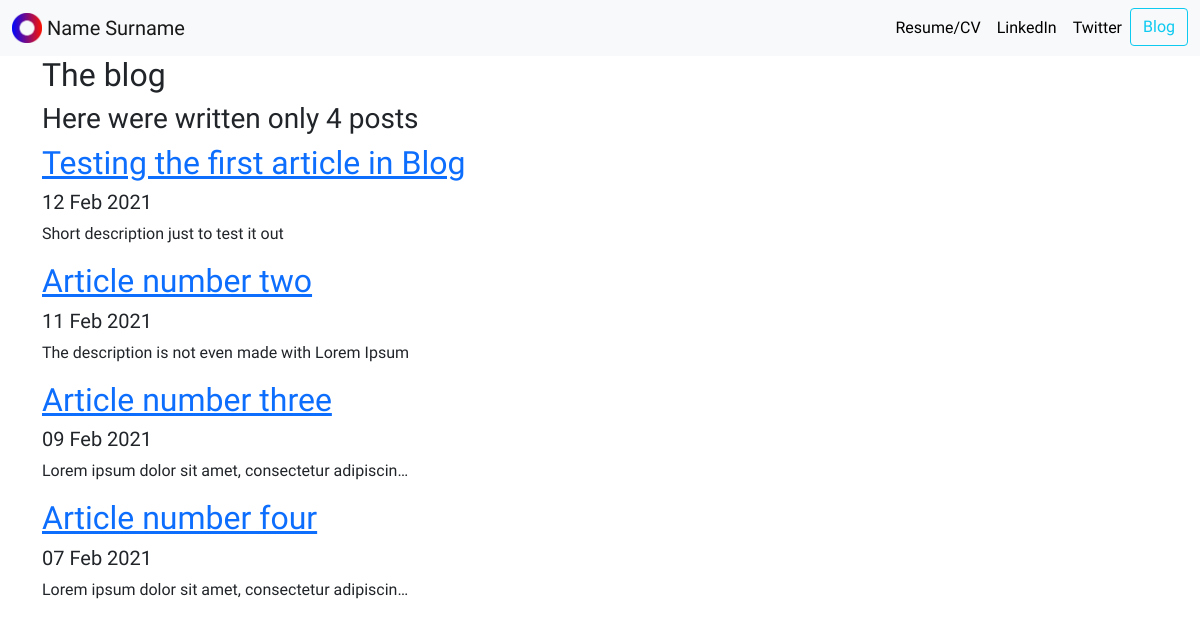
Screenshot of /blog/ with the database file from the repository.
### blog/models.py (models this page shows, shortened)
class Blog(models.Model):
    title = models.CharField(max_length=200)
    description = models.TextField(max_length=250)
    date = models.DateField()

### blog/views.py (the view)
# urls.py: path('', views.all_blogs, name='all_blogs'),
def all_blogs(request):
    blogs = Blog.objects.all()
    return render(request, 'blog/all_blogs.html', {'blogs':blogs})

### blog/templates/blog/all_blogs.html
{% extends 'porto/base.html' %}
{% block content %}
<h2>The blog</h2>
<h3>Here were written only {{ blogs.count }} post{{ blogs.count|pluralize}}</h3>
{% for blog in blogs %}
<a href="{% url 'blog:detail' blog.id %}"><h2>{{ blog.title }}</h2></a>
<h5> {{ blog.date|date:'d M Y' }}</h5>
<p>{{ blog.description|truncatechars:50 }}</p>
{% endfor %}
{% endblock %}

### porto/static/porto/custom.css (style rules this page uses)
body { font-family: 'Truculenta', sans-serif; }

### rows the page displays
Blog: title "Testing the first article in Blog", date "12 Feb 2021", description "Short description just to test it out"
Blog: title "Article number two", date "11 Feb 2021", description "The description is not even made with Lorem Ipsum"
Blog: title "Article number three", date "09 Feb 2021", description "Lorem ipsum dolor sit amet, consectetur adipiscin…"
Blog: title "Article number four", date "07 Feb 2021", description "Lorem ipsum dolor sit amet, consectetur adipiscin…"

### other values shown
{{ blogs.count }} "4"
